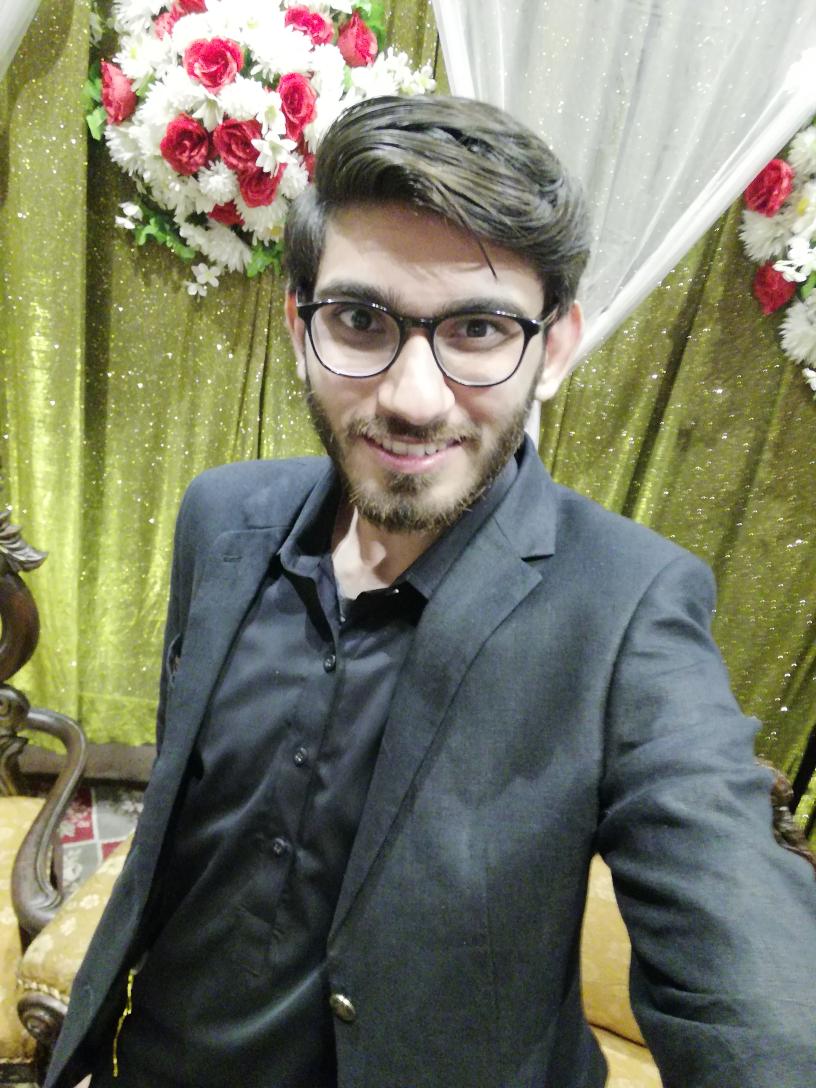
#> input picture OpenCV_Test/Face Detection/IMG_20190120_234029.jpg, 2448 x 3264 px, found by its file name (shown at 1/3 size)
$ jupyter execute OpenCV_Test2_FaceDetection.ipynb
#> lines starting #> are read from the running program, lines starting #| are printed output that depends on the picture
[cell 1]
import cv2

[cell 2]
face_cascade= cv2.CascadeClassifier("D:\Python_Projects\OpenCV_Test\Face Detection\haarcascade_frontalface_default.xml")

[cell 3]
face_img= cv2.imread("D:\Python_Projects\OpenCV_Test\Face Detection\IMG_20190120_234029.jpg")
#> face_img is the input picture: shape (3264, 2448, 3); mean B, G, R 104.7, 123.9, 122.7

[cell 4]
resized_img= cv2.resize(face_img, (int(face_img.shape[1]/4), int(face_img.shape[0]/4)))
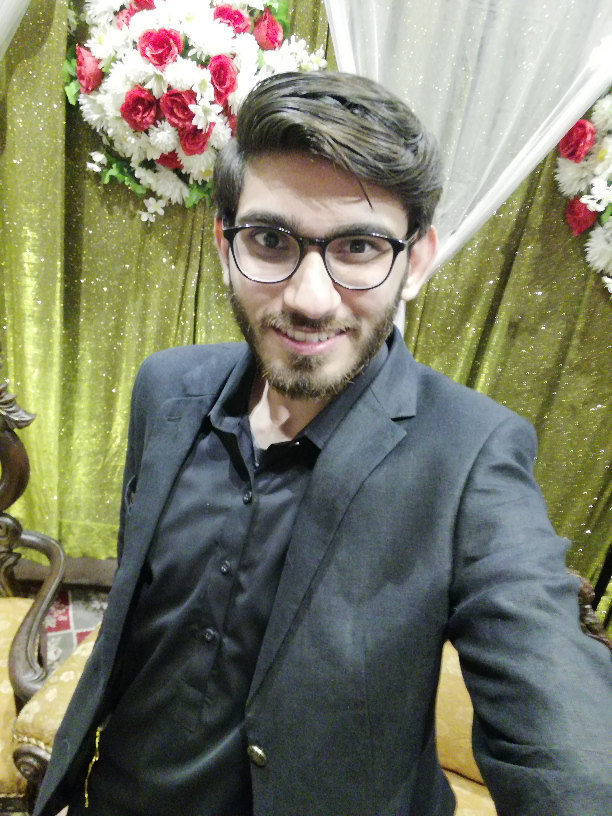
#> resized_img: shape (816, 612, 3); mean B, G, R 104.8, 124.1, 122.8

[cell 5]
gray_img= cv2.cvtColor(resized_img, cv2.COLOR_BGR2GRAY)
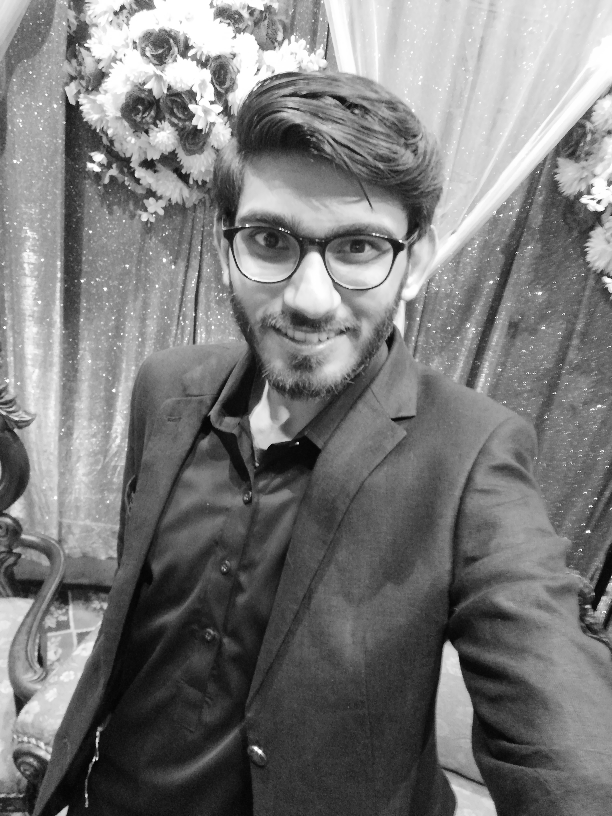
#> gray_img: shape (816, 612); min 4, max 255, mean 121.5

[cell 6]
cv2.imshow('Gray Image', gray_img)
cv2.waitKey(0)
cv2.destroyAllWindows()

[cell 7]
faces= face_cascade.detectMultiScale(resized_img, scaleFactor=1.08, minNeighbors=3)
#> faces = [[37, 603, 70, 70], [196, 161, 230, 230]]

[cell 8]
type(faces)

[cell 9]
faces #[ 37, 603,  70,  70]
#> Out = [[37, 603, 70, 70], [196, 161, 230, 230]]

[cell 10]
for x, y, w, h in faces:
    new_img= cv2.rectangle(resized_img, (x,y),(x+w, y+h), (0,255,0), 3)
#> this loop made 2 passes
#> pass 2, `new_img= cv2.rectangle(resized_img, (x,y),(x+w, y+h), (0,255,0), 3)`:
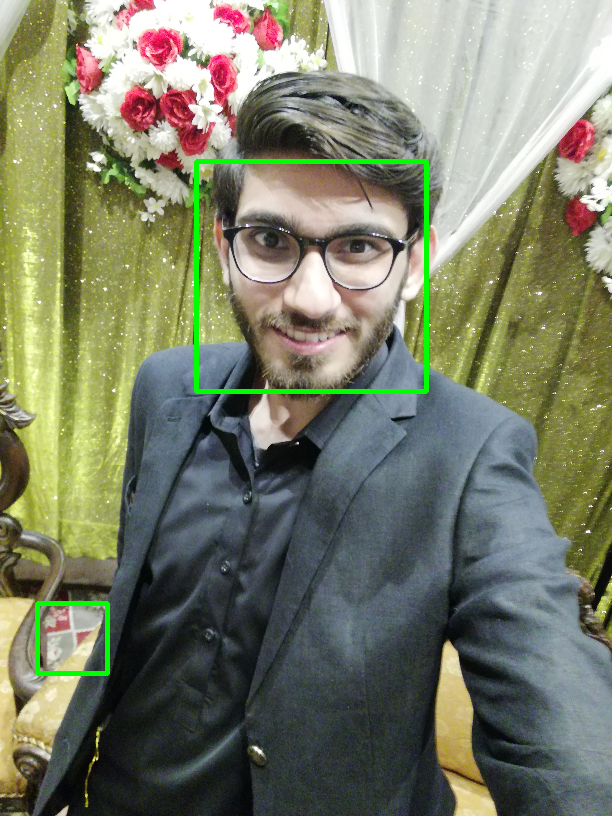
#> new_img: shape (816, 612, 3); mean B, G, R 103.7, 125.7, 121.4

$ run again, with OpenCV_Test/Face Detection/photo.jpg copied over OpenCV_Test/Face Detection/IMG_20190120_234029.jpg
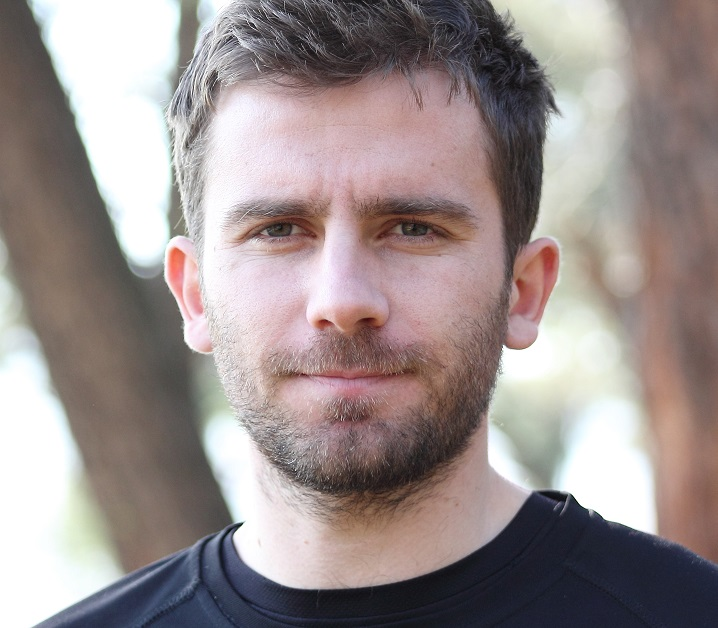
#> input picture OpenCV_Test/Face Detection/photo.jpg, 718 x 628 px, found by its file name
#> face_img is the input picture: shape (628, 718, 3); mean B, G, R 142, 143.2, 154.6
#> `gray_img= cv2.cvtColor(resized_img, cv2.COLOR_BGR2GRAY)`:
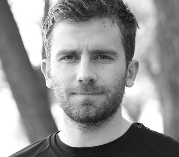
#> gray_img: shape (157, 179); min 16, max 255, mean 146.3
#> faces = [[40, 22, 92, 92]]
#> the loop `for x, y, w, h in faces:` made 1 pass
#> pass 1, `new_img= cv2.rectangle(resized_img, (x,y),(x+w, y+h), (0,255,0), 3)`:
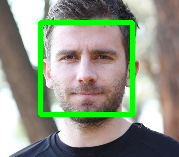
#> new_img: shape (157, 179, 3); mean B, G, R 133, 150.7, 144.8
